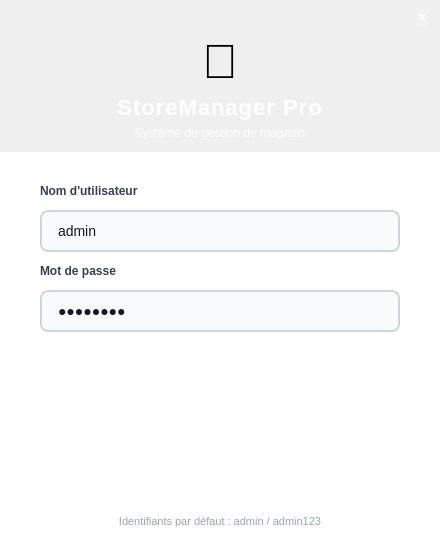
<?xml version="1.0" encoding="UTF-8"?>
<ui version="4.0">
 <class>LoginDialog</class>
 <widget class="QDialog" name="LoginDialog">
  <property name="geometry"><rect><x>0</x><y>0</y><width>440</width><height>560</height></rect></property>
  <property name="windowTitle"><string>Connexion — StoreManager Pro</string></property>
  <property name="minimumSize"><size><width>440</width><height>560</height></size></property>
  <property name="maximumSize"><size><width>440</width><height>560</height></size></property>
  <layout class="QVBoxLayout" name="rootLayout">
   <property name="spacing"><number>0</number></property>
   <property name="leftMargin"><number>0</number></property><property name="topMargin"><number>0</number></property>
   <property name="rightMargin"><number>0</number></property><property name="bottomMargin"><number>0</number></property>

   <!-- Header gradient -->
   <item>
    <widget class="QFrame" name="header">
     <property name="minimumHeight"><number>180</number></property>
     <property name="maximumHeight"><number>180</number></property>
     <property name="styleSheet">
      <string>QFrame { background: qlineargradient(x1:0,y1:0,x2:1,y2:1,
        stop:0 #00C48C, stop:1 #007A5A); }</string>
     </property>
     <layout class="QVBoxLayout" name="headerLayout">
      <property name="leftMargin"><number>12</number></property><property name="topMargin"><number>8</number></property>
      <property name="rightMargin"><number>12</number></property><property name="bottomMargin"><number>12</number></property>
      <property name="spacing"><number>6</number></property>
      <item>
       <layout class="QHBoxLayout" name="closeRow">
        <item><spacer><property name="orientation"><enum>Qt::Horizontal</enum></property><property name="sizeHint" stdset="0"><size><width>40</width><height>20</height></size></property></spacer></item>
        <item>
         <widget class="QPushButton" name="btnClose">
          <property name="text"><string>✕</string></property>
          <property name="fixedWidth"><number>28</number></property>
          <property name="fixedHeight"><number>28</number></property>
          <property name="styleSheet">
           <string>QPushButton { background: rgba(255,255,255,0.2); color: white;
border: none; border-radius: 14px; font-size: 13px; font-weight: 700; }
QPushButton:hover { background: rgba(255,255,255,0.4); }</string>
          </property>
         </widget>
        </item>
       </layout>
      </item>
      <item>
       <widget class="QLabel" name="lblIcon">
        <property name="text"><string>🏪</string></property>
        <property name="alignment"><set>Qt::AlignCenter</set></property>
        <property name="styleSheet"><string>font-size: 48px; background: transparent; border: none;</string></property>
       </widget>
      </item>
      <item>
       <widget class="QLabel" name="lblAppName">
        <property name="text"><string>StoreManager Pro</string></property>
        <property name="alignment"><set>Qt::AlignCenter</set></property>
        <property name="styleSheet"><string>font-size: 22px; font-weight: 700; color: white; background: transparent; border: none; letter-spacing: 1px;</string></property>
       </widget>
      </item>
      <item>
       <widget class="QLabel" name="lblSubtitle">
        <property name="text"><string>Système de gestion de magasin</string></property>
        <property name="alignment"><set>Qt::AlignCenter</set></property>
        <property name="styleSheet"><string>font-size: 12px; color: rgba(255,255,255,0.75); background: transparent; border: none;</string></property>
       </widget>
      </item>
     </layout>
    </widget>
   </item>

   <!-- Form area -->
   <item>
    <widget class="QFrame" name="formFrame">
     <property name="styleSheet">
      <string>QFrame { background: #FFFFFF; } QLabel { background: transparent; border: none; }</string>
     </property>
     <layout class="QVBoxLayout" name="formLayout">
      <property name="leftMargin"><number>40</number></property><property name="topMargin"><number>32</number></property>
      <property name="rightMargin"><number>40</number></property><property name="bottomMargin"><number>32</number></property>
      <property name="spacing"><number>12</number></property>
      <item>
       <widget class="QLabel" name="lblUsername">
        <property name="text"><string>Nom d'utilisateur</string></property>
        <property name="styleSheet"><string>font-size: 12px; color: #374151; font-weight: 600;</string></property>
       </widget>
      </item>
      <item>
       <widget class="QLineEdit" name="username">
        <property name="placeholderText"><string>Entrez votre identifiant</string></property>
        <property name="text"><string>admin</string></property>
        <property name="minimumHeight"><number>46</number></property>
        <property name="styleSheet">
         <string>background: #F9FAFB; border: 1.5px solid #D1D5DB; border-radius: 8px;
padding: 10px 14px; color: #111827; font-size: 14px;</string>
        </property>
       </widget>
      </item>
      <item>
       <widget class="QLabel" name="lblPassword">
        <property name="text"><string>Mot de passe</string></property>
        <property name="styleSheet"><string>font-size: 12px; color: #374151; font-weight: 600;</string></property>
       </widget>
      </item>
      <item>
       <widget class="QLineEdit" name="password">
        <property name="echoMode"><enum>QLineEdit::Password</enum></property>
        <property name="placeholderText"><string>Entrez votre mot de passe</string></property>
        <property name="text"><string>admin123</string></property>
        <property name="minimumHeight"><number>46</number></property>
        <property name="styleSheet">
         <string>background: #F9FAFB; border: 1.5px solid #D1D5DB; border-radius: 8px;
padding: 10px 14px; color: #111827; font-size: 14px;</string>
        </property>
       </widget>
      </item>
      <item>
       <widget class="QLabel" name="errorLabel">
        <property name="text"><string></string></property>
        <property name="alignment"><set>Qt::AlignCenter</set></property>
        <property name="styleSheet"><string>color: #EF4444; font-size: 12px; background: transparent; border: none;</string></property>
       </widget>
      </item>
      <item>
       <widget class="QPushButton" name="btnLogin">
        <property name="text"><string>🔐   Se connecter</string></property>
        <property name="minimumHeight"><number>50</number></property>
        <property name="styleSheet">
         <string>QPushButton { background: qlineargradient(x1:0,y1:0,x2:1,y2:0,
  stop:0 #059669, stop:1 #047857);
color: white; border: none; border-radius: 10px;
font-size: 15px; font-weight: 700; }
QPushButton:hover { background: #10B981; }
QPushButton:pressed { background: #065F46; }</string>
        </property>
       </widget>
      </item>
      <item>
       <spacer><property name="orientation"><enum>Qt::Vertical</enum></property><property name="sizeHint" stdset="0"><size><width>20</width><height>8</height></size></property></spacer>
      </item>
      <item>
       <widget class="QLabel" name="lblHint">
        <property name="text"><string>Identifiants par défaut : admin / admin123</string></property>
        <property name="alignment"><set>Qt::AlignCenter</set></property>
        <property name="styleSheet"><string>color: #9CA3AF; font-size: 11px; background: transparent; border: none;</string></property>
       </widget>
      </item>
     </layout>
    </widget>
   </item>
  </layout>
 </widget>
 <resources/><connections/>
</ui>
